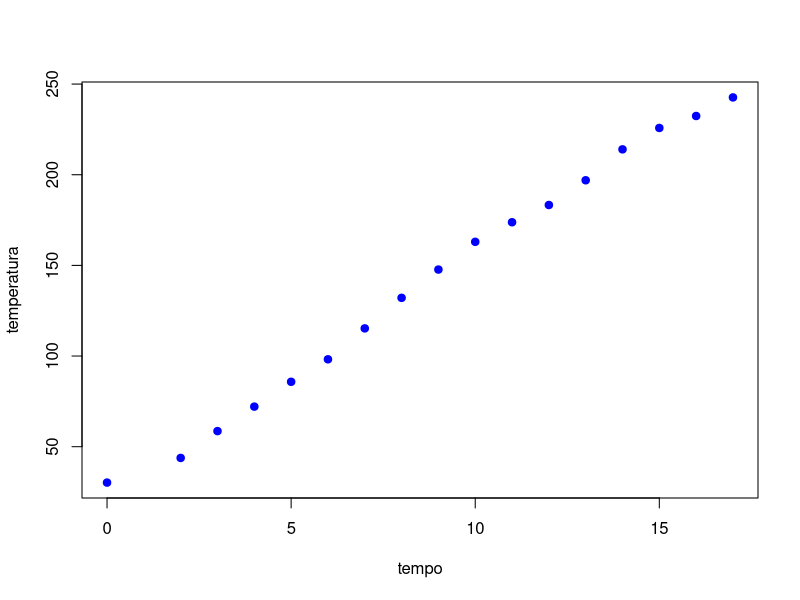
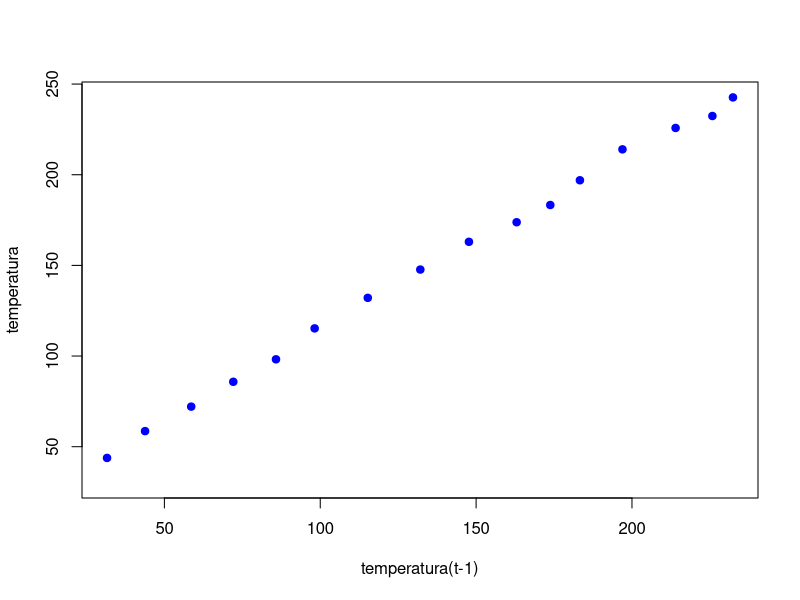
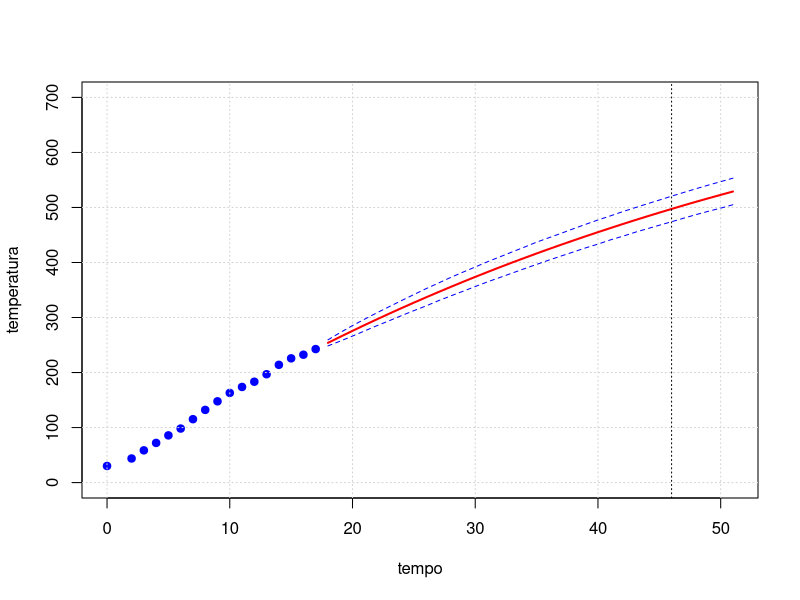

The R script that drew these images, in order:
## Ajustes de curva de temperatura
## 31/05/2016, revisado em 07/06/2016
## Marcelo Azevedo Costa

 rm(list=ls(all=TRUE))

 dados <- read.csv("dadosTemp.csv")
 dados <- subset(dados, tempo < 18) 
 dados <- aggregate(temperatura ~ tempo, data=dados, FUN=mean)

 dados$x <- c(NA, dados$temperatura[-dim(dados)[1]])

 ## Retira um ponto "discrepante"
 dados <- dados[-2,]

 plot(temperatura ~ tempo, data=dados, pch=19, col="blue")
 plot(temperatura ~ x, data=dados, pch=19, col="blue", xlab="temperatura(t-1)")

 modelo <- lm(temperatura ~ x, data=dados)
 summary(modelo) ## Adjusted R-squared:  0.9983

 ## PARAMETROS DAS SIMULACOES
 betas  <- coefficients(modelo)
 sigma  <- sqrt( anova(modelo)["Residuals","Mean Sq"] )
 inicio <- dados[17, "temperatura"] ## Ultima temperatura medida
 nsim   <- 10000
 passos <- 34


 ## A SER IMPLEMENTADO EM RCPP.
 ## simulacoes <- function(passos, nsim, betas){ . }
 saidas <- matrix(0, nrow=passos, ncol=nsim)
 for(s in 1:nsim){
   ## Predicoes futuras via simulacao
   saidas[1,s] <- betas[1] + betas[2]*inicio + rnorm(1, sd=sigma)

   for(cont in 2:passos){
      saidas[cont,s] <- betas[1] + betas[2]*saidas[cont-1,s] + rnorm(1, sd=sigma)
   }
 }


 fit   <- apply(saidas, 1, mean)
 lwr   <- apply(saidas, 1, function(x) quantile(x, probs=0.025))
 upr   <- apply(saidas, 1, function(x) quantile(x, probs=0.975))
 tempo <- 18:(17+passos)

 plot(temperatura ~ tempo, data=dados, pch=19, col="blue", ylim=c(0, 700),
      xlim=c(0, 17+passos) ); grid()
 lines(fit ~ tempo, col="red", lwd=2)
 lines(lwr ~ tempo, col="blue", lty=2)
 lines(upr ~ tempo, col="blue", lty=2)
 abline(v=46, lty=3, col="black")

 dt <- as.data.frame(cbind(tempo,fit,lwr,upr))


 